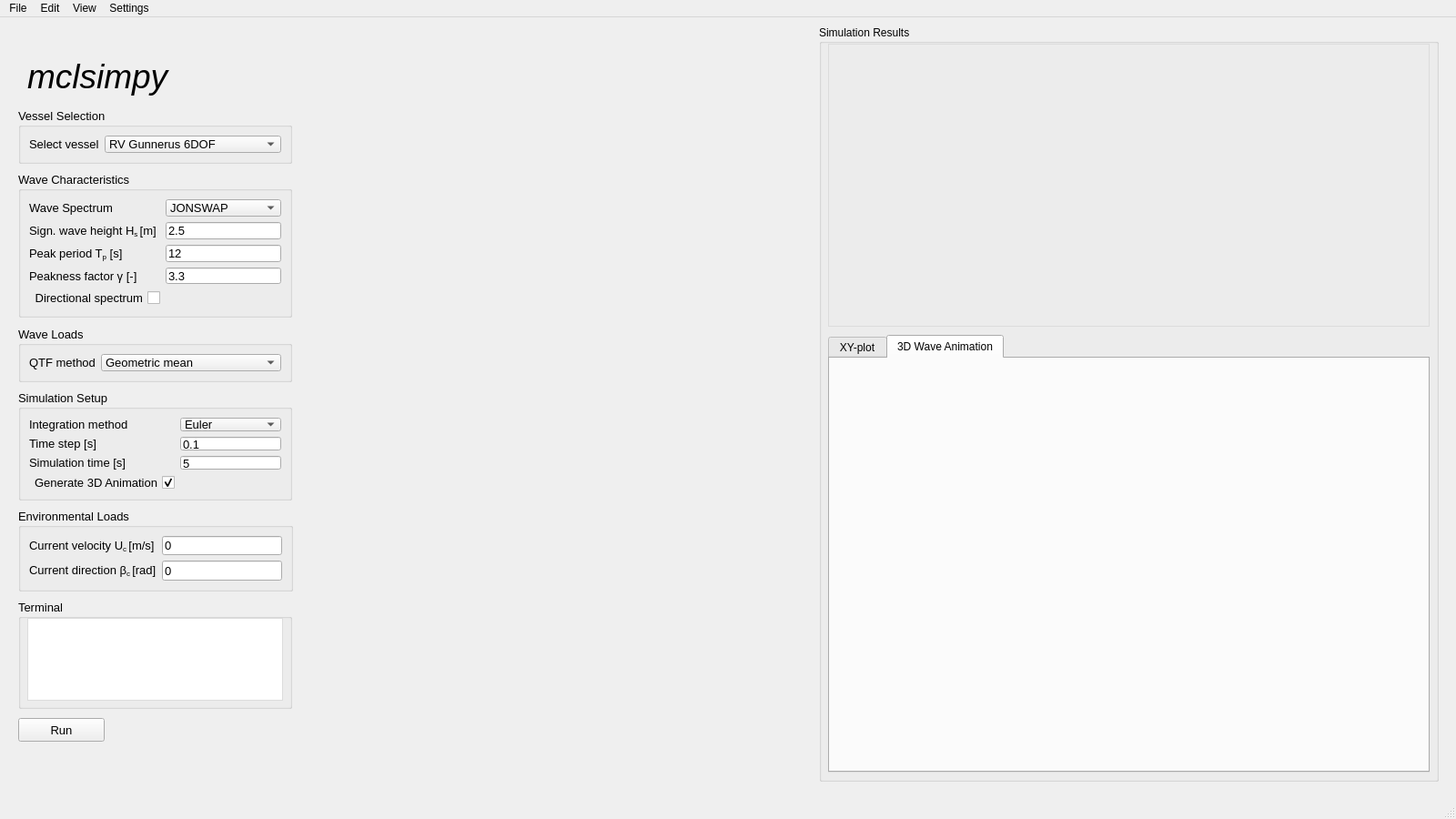
<?xml version="1.0" encoding="UTF-8"?>
<ui version="4.0">
 <class>MainWindow</class>
 <widget class="QMainWindow" name="MainWindow">
  <property name="enabled">
   <bool>true</bool>
  </property>
  <property name="geometry">
   <rect>
    <x>0</x>
    <y>0</y>
    <width>1600</width>
    <height>900</height>
   </rect>
  </property>
  <property name="windowTitle">
   <string>mclsimpy</string>
  </property>
  <property name="windowIcon">
   <iconset>
    <normaloff>NTNU logo.svg</normaloff>NTNU logo.svg</iconset>
  </property>
  <widget class="QWidget" name="centralwidget">
   <widget class="QGroupBox" name="groupBox">
    <property name="enabled">
     <bool>true</bool>
    </property>
    <property name="geometry">
     <rect>
      <x>20</x>
      <y>170</y>
      <width>301</width>
      <height>160</height>
     </rect>
    </property>
    <property name="font">
     <font>
      <pointsize>10</pointsize>
     </font>
    </property>
    <property name="title">
     <string>Wave Characteristics</string>
    </property>
    <property name="flat">
     <bool>false</bool>
    </property>
    <property name="checkable">
     <bool>false</bool>
    </property>
    <layout class="QFormLayout" name="formLayout_2">
     <item row="0" column="0">
      <widget class="QLabel" name="label_3">
       <property name="font">
        <font>
         <pointsize>10</pointsize>
        </font>
       </property>
       <property name="text">
        <string>Wave Spectrum</string>
       </property>
      </widget>
     </item>
     <item row="0" column="1">
      <widget class="QComboBox" name="wave_spectrum_ui">
       <item>
        <property name="text">
         <string>JONSWAP</string>
        </property>
       </item>
       <item>
        <property name="text">
         <string>Pierson–Moskowitz</string>
        </property>
       </item>
       <item>
        <property name="text">
         <string>Modified Pierson–Moskowitz</string>
        </property>
       </item>
      </widget>
     </item>
     <item row="1" column="0">
      <widget class="QLabel" name="label">
       <property name="font">
        <font>
         <pointsize>10</pointsize>
        </font>
       </property>
       <property name="text">
        <string>&lt;html&gt;&lt;head/&gt;&lt;body&gt;&lt;p&gt;Sign. wave height H&lt;span style=&quot; vertical-align:sub;&quot;&gt;s &lt;/span&gt;[m]&lt;/p&gt;&lt;/body&gt;&lt;/html&gt;</string>
       </property>
      </widget>
     </item>
     <item row="1" column="1">
      <widget class="QLineEdit" name="Hs_ui">
       <property name="text">
        <string>2.5</string>
       </property>
      </widget>
     </item>
     <item row="2" column="0">
      <widget class="QLabel" name="label_2">
       <property name="font">
        <font>
         <pointsize>10</pointsize>
        </font>
       </property>
       <property name="text">
        <string>&lt;html&gt;&lt;head/&gt;&lt;body&gt;&lt;p&gt;Peak period T&lt;span style=&quot; vertical-align:sub;&quot;&gt;p&lt;/span&gt; [s]&lt;/p&gt;&lt;/body&gt;&lt;/html&gt;</string>
       </property>
      </widget>
     </item>
     <item row="2" column="1">
      <widget class="QLineEdit" name="Tp_ui">
       <property name="text">
        <string>12</string>
       </property>
      </widget>
     </item>
     <item row="3" column="0">
      <widget class="QLabel" name="label_14">
       <property name="text">
        <string>Peakness factor γ [-]</string>
       </property>
      </widget>
     </item>
     <item row="3" column="1">
      <widget class="QLineEdit" name="gamma_ui">
       <property name="text">
        <string>3.3</string>
       </property>
      </widget>
     </item>
     <item row="4" column="0">
      <widget class="QCheckBox" name="checkBox">
       <property name="layoutDirection">
        <enum>Qt::RightToLeft</enum>
       </property>
       <property name="autoFillBackground">
        <bool>false</bool>
       </property>
       <property name="inputMethodHints">
        <set>Qt::ImhNone</set>
       </property>
       <property name="text">
        <string>Directional spectrum</string>
       </property>
      </widget>
     </item>
    </layout>
   </widget>
   <widget class="QGroupBox" name="groupBox_2">
    <property name="geometry">
     <rect>
      <x>20</x>
      <y>340</y>
      <width>301</width>
      <height>61</height>
     </rect>
    </property>
    <property name="font">
     <font>
      <pointsize>10</pointsize>
     </font>
    </property>
    <property name="layoutDirection">
     <enum>Qt::LeftToRight</enum>
    </property>
    <property name="title">
     <string>Wave Loads</string>
    </property>
    <layout class="QFormLayout" name="formLayout_3">
     <item row="0" column="0">
      <widget class="QLabel" name="label_7">
       <property name="text">
        <string>&lt;html&gt;&lt;head/&gt;&lt;body&gt;&lt;p&gt;QTF method&lt;/p&gt;&lt;/body&gt;&lt;/html&gt;</string>
       </property>
      </widget>
     </item>
     <item row="0" column="1">
      <widget class="QComboBox" name="qtf_method_ui">
       <item>
        <property name="text">
         <string>Geometric mean</string>
        </property>
       </item>
       <item>
        <property name="text">
         <string>Newman</string>
        </property>
       </item>
      </widget>
     </item>
    </layout>
   </widget>
   <widget class="QGroupBox" name="groupBox_3">
    <property name="geometry">
     <rect>
      <x>900</x>
      <y>9</y>
      <width>681</width>
      <height>831</height>
     </rect>
    </property>
    <property name="title">
     <string>Simulation Results</string>
    </property>
    <widget class="QFrame" name="plot_frame_2_ui">
     <property name="geometry">
      <rect>
       <x>10</x>
       <y>20</y>
       <width>661</width>
       <height>311</height>
      </rect>
     </property>
     <property name="styleSheet">
      <string notr="true">border: 1px solid #DCDCDC</string>
     </property>
     <property name="frameShape">
      <enum>QFrame::StyledPanel</enum>
     </property>
     <property name="frameShadow">
      <enum>QFrame::Plain</enum>
     </property>
    </widget>
    <widget class="QTabWidget" name="tabWidget">
     <property name="geometry">
      <rect>
       <x>10</x>
       <y>340</y>
       <width>661</width>
       <height>481</height>
      </rect>
     </property>
     <property name="currentIndex">
      <number>1</number>
     </property>
     <widget class="QWidget" name="tab">
      <attribute name="title">
       <string>XY-plot</string>
      </attribute>
      <widget class="QFrame" name="plot_frame_1_ui">
       <property name="geometry">
        <rect>
         <x>-1</x>
         <y>-1</y>
         <width>661</width>
         <height>454</height>
        </rect>
       </property>
       <property name="sizePolicy">
        <sizepolicy hsizetype="Expanding" vsizetype="Expanding">
         <horstretch>0</horstretch>
         <verstretch>0</verstretch>
        </sizepolicy>
       </property>
       <property name="styleSheet">
        <string notr="true">border: 1px solid #DCDCDC</string>
       </property>
       <property name="frameShape">
        <enum>QFrame::StyledPanel</enum>
       </property>
       <property name="frameShadow">
        <enum>QFrame::Plain</enum>
       </property>
       <property name="lineWidth">
        <number>1</number>
       </property>
      </widget>
     </widget>
     <widget class="QWidget" name="tab_2">
      <attribute name="title">
       <string>3D Wave Animation</string>
      </attribute>
      <widget class="QLabel" name="gif_label_ui">
       <property name="geometry">
        <rect>
         <x>-1</x>
         <y>1</y>
         <width>661</width>
         <height>451</height>
        </rect>
       </property>
       <property name="text">
        <string/>
       </property>
      </widget>
     </widget>
    </widget>
   </widget>
   <widget class="QGroupBox" name="groupBox_4">
    <property name="geometry">
     <rect>
      <x>20</x>
      <y>540</y>
      <width>302</width>
      <height>91</height>
     </rect>
    </property>
    <property name="font">
     <font>
      <pointsize>10</pointsize>
     </font>
    </property>
    <property name="title">
     <string>Environmental Loads</string>
    </property>
    <layout class="QFormLayout" name="formLayout">
     <item row="0" column="0">
      <widget class="QLabel" name="label_12">
       <property name="text">
        <string>&lt;html&gt;&lt;head/&gt;&lt;body&gt;&lt;p&gt;Current velocity U&lt;span style=&quot; vertical-align:sub;&quot;&gt;c &lt;/span&gt;[m/s]&lt;/p&gt;&lt;/body&gt;&lt;/html&gt;</string>
       </property>
      </widget>
     </item>
     <item row="0" column="1">
      <widget class="QLineEdit" name="U_c_ui">
       <property name="text">
        <string>0</string>
       </property>
      </widget>
     </item>
     <item row="1" column="0">
      <widget class="QLabel" name="label_13">
       <property name="text">
        <string>&lt;html&gt;&lt;head/&gt;&lt;body&gt;&lt;p&gt;Current direction β&lt;span style=&quot; vertical-align:sub;&quot;&gt;c &lt;/span&gt;[rad]&lt;/p&gt;&lt;/body&gt;&lt;/html&gt;</string>
       </property>
      </widget>
     </item>
     <item row="1" column="1">
      <widget class="QLineEdit" name="beta_c_ui">
       <property name="text">
        <string>0</string>
       </property>
      </widget>
     </item>
    </layout>
   </widget>
   <widget class="QGroupBox" name="groupBox_5">
    <property name="geometry">
     <rect>
      <x>20</x>
      <y>410</y>
      <width>301</width>
      <height>121</height>
     </rect>
    </property>
    <property name="font">
     <font>
      <pointsize>10</pointsize>
     </font>
    </property>
    <property name="title">
     <string>Simulation Setup</string>
    </property>
    <layout class="QFormLayout" name="formLayout_4">
     <item row="0" column="0">
      <widget class="QLabel" name="label_9">
       <property name="text">
        <string>Integration method</string>
       </property>
      </widget>
     </item>
     <item row="0" column="1">
      <widget class="QComboBox" name="sim_method_ui">
       <item>
        <property name="text">
         <string>Euler</string>
        </property>
       </item>
       <item>
        <property name="text">
         <string>Runge-Kutta 4</string>
        </property>
       </item>
      </widget>
     </item>
     <item row="1" column="0">
      <widget class="QLabel" name="label_4">
       <property name="font">
        <font>
         <pointsize>10</pointsize>
        </font>
       </property>
       <property name="text">
        <string>Time step [s]</string>
       </property>
      </widget>
     </item>
     <item row="1" column="1">
      <widget class="QLineEdit" name="dt_ui">
       <property name="inputMethodHints">
        <set>Qt::ImhNone</set>
       </property>
       <property name="text">
        <string>0.1</string>
       </property>
      </widget>
     </item>
     <item row="2" column="0">
      <widget class="QLabel" name="label_5">
       <property name="text">
        <string>&lt;html&gt;&lt;head/&gt;&lt;body&gt;&lt;p&gt;&lt;span style=&quot; font-size:10pt;&quot;&gt;Simulation time [s]&lt;/span&gt;&lt;/p&gt;&lt;/body&gt;&lt;/html&gt;</string>
       </property>
      </widget>
     </item>
     <item row="2" column="1">
      <widget class="QLineEdit" name="simtime_ui">
       <property name="text">
        <string>5</string>
       </property>
      </widget>
     </item>
     <item row="3" column="0">
      <widget class="QCheckBox" name="animation_checkbox_ui">
       <property name="layoutDirection">
        <enum>Qt::RightToLeft</enum>
       </property>
       <property name="text">
        <string>Generate 3D Animation</string>
       </property>
       <property name="checked">
        <bool>true</bool>
       </property>
      </widget>
     </item>
    </layout>
   </widget>
   <widget class="QGroupBox" name="groupBox_6">
    <property name="geometry">
     <rect>
      <x>20</x>
      <y>100</y>
      <width>301</width>
      <height>61</height>
     </rect>
    </property>
    <property name="font">
     <font>
      <pointsize>10</pointsize>
     </font>
    </property>
    <property name="title">
     <string>Vessel Selection</string>
    </property>
    <layout class="QFormLayout" name="formLayout_5">
     <item row="0" column="0">
      <widget class="QLabel" name="label_6">
       <property name="font">
        <font>
         <pointsize>10</pointsize>
        </font>
       </property>
       <property name="text">
        <string>Select vessel</string>
       </property>
      </widget>
     </item>
     <item row="0" column="1">
      <widget class="QComboBox" name="vessel_ui">
       <property name="sizeAdjustPolicy">
        <enum>QComboBox::AdjustToContentsOnFirstShow</enum>
       </property>
       <item>
        <property name="text">
         <string>RV Gunnerus 6DOF</string>
        </property>
       </item>
       <item>
        <property name="text">
         <string>RV Gunnerus 3DOF</string>
        </property>
       </item>
       <item>
        <property name="text">
         <string>CSAD</string>
        </property>
       </item>
       <item>
        <property name="text">
         <string>Imported vessel (VERES)</string>
        </property>
       </item>
       <item>
        <property name="text">
         <string>Imported vessel (WAMIT)</string>
        </property>
       </item>
      </widget>
     </item>
    </layout>
   </widget>
   <widget class="QGroupBox" name="groupBox_7">
    <property name="geometry">
     <rect>
      <x>20</x>
      <y>640</y>
      <width>301</width>
      <height>120</height>
     </rect>
    </property>
    <property name="font">
     <font>
      <pointsize>10</pointsize>
     </font>
    </property>
    <property name="title">
     <string>Terminal</string>
    </property>
    <widget class="QTextEdit" name="output_display">
     <property name="geometry">
      <rect>
       <x>10</x>
       <y>20</y>
       <width>281</width>
       <height>91</height>
      </rect>
     </property>
     <property name="toolTipDuration">
      <number>-11</number>
     </property>
     <property name="styleSheet">
      <string notr="true">border: 1px solid #DCDCDC</string>
     </property>
     <property name="readOnly">
      <bool>true</bool>
     </property>
     <property name="html">
      <string>&lt;!DOCTYPE HTML PUBLIC &quot;-//W3C//DTD HTML 4.0//EN&quot; &quot;http://www.w3.org/TR/REC-html40/strict.dtd&quot;&gt;
&lt;html&gt;&lt;head&gt;&lt;meta name=&quot;qrichtext&quot; content=&quot;1&quot; /&gt;&lt;meta charset=&quot;utf-8&quot; /&gt;&lt;style type=&quot;text/css&quot;&gt;
p, li { white-space: pre-wrap; }
hr { height: 1px; border-width: 0; }
li.unchecked::marker { content: &quot;\2610&quot;; }
li.checked::marker { content: &quot;\2612&quot;; }
&lt;/style&gt;&lt;/head&gt;&lt;body style=&quot; font-family:'Segoe UI'; font-size:10pt; font-weight:400; font-style:normal;&quot;&gt;
&lt;p style=&quot;-qt-paragraph-type:empty; margin-top:0px; margin-bottom:0px; margin-left:0px; margin-right:0px; -qt-block-indent:0; text-indent:0px;&quot;&gt;&lt;br /&gt;&lt;/p&gt;&lt;/body&gt;&lt;/html&gt;</string>
     </property>
    </widget>
   </widget>
   <widget class="QLabel" name="label_8">
    <property name="geometry">
     <rect>
      <x>30</x>
      <y>40</y>
      <width>221</width>
      <height>51</height>
     </rect>
    </property>
    <property name="text">
     <string>&lt;html&gt;&lt;head/&gt;&lt;body&gt;&lt;p&gt;&lt;span style=&quot; font-size:28pt; font-style:italic;&quot;&gt;mclsimpy&lt;/span&gt;&lt;/p&gt;&lt;/body&gt;&lt;/html&gt;</string>
    </property>
   </widget>
   <widget class="QPushButton" name="run_button">
    <property name="geometry">
     <rect>
      <x>20</x>
      <y>770</y>
      <width>95</width>
      <height>26</height>
     </rect>
    </property>
    <property name="minimumSize">
     <size>
      <width>95</width>
      <height>26</height>
     </size>
    </property>
    <property name="maximumSize">
     <size>
      <width>95</width>
      <height>26</height>
     </size>
    </property>
    <property name="font">
     <font>
      <pointsize>10</pointsize>
     </font>
    </property>
    <property name="text">
     <string>Run</string>
    </property>
   </widget>
  </widget>
  <widget class="QMenuBar" name="menubar">
   <property name="geometry">
    <rect>
     <x>0</x>
     <y>0</y>
     <width>1600</width>
     <height>22</height>
    </rect>
   </property>
   <widget class="QMenu" name="menuFile">
    <property name="title">
     <string>File</string>
    </property>
    <addaction name="actionNew"/>
    <addaction name="actionOpen"/>
    <addaction name="separator"/>
    <addaction name="actionSave"/>
   </widget>
   <widget class="QMenu" name="menuEdit">
    <property name="title">
     <string>Edit</string>
    </property>
    <addaction name="actionUndo"/>
    <addaction name="actionRedo"/>
   </widget>
   <widget class="QMenu" name="menuView">
    <property name="title">
     <string>View</string>
    </property>
   </widget>
   <widget class="QMenu" name="menuSettings">
    <property name="title">
     <string>Settings</string>
    </property>
   </widget>
   <addaction name="menuFile"/>
   <addaction name="menuEdit"/>
   <addaction name="menuView"/>
   <addaction name="menuSettings"/>
  </widget>
  <widget class="QStatusBar" name="statusbar"/>
  <action name="actionNew">
   <property name="text">
    <string>New</string>
   </property>
  </action>
  <action name="actionOpen">
   <property name="text">
    <string>Open</string>
   </property>
  </action>
  <action name="actionSave">
   <property name="text">
    <string>Save</string>
   </property>
  </action>
  <action name="actionUndo">
   <property name="text">
    <string>Undo</string>
   </property>
  </action>
  <action name="actionRedo">
   <property name="text">
    <string>Redo</string>
   </property>
  </action>
 </widget>
 <resources/>
 <connections/>
</ui>
